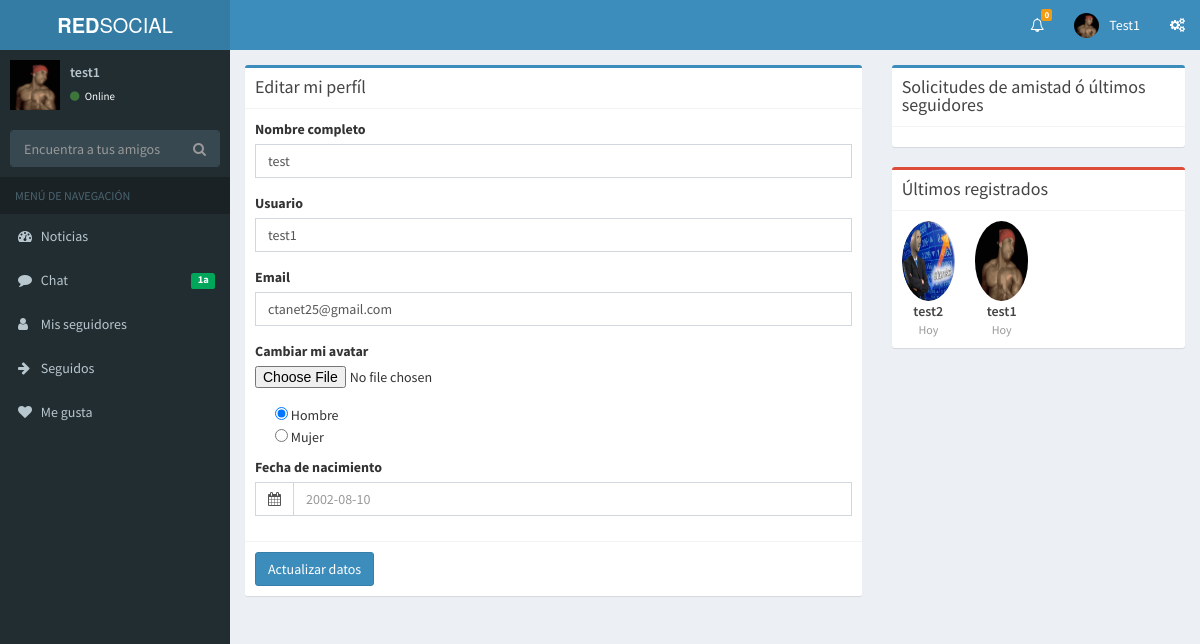
Screenshot of /editarperfil.php?id=7 (signed in) with the database file from the repository.
### tables this page shows
CREATE TABLE `usuarios` (
  `id_use` int(11) NOT NULL,
  `nombre` varchar(100) NOT NULL,
  `usuario` varchar(100) NOT NULL,
  `contrasena` varchar(100) NOT NULL,
  `nacimiento` date NOT NULL DEFAULT '2000-01-01',
  `avatar` varchar(200) NOT NULL,
  `email` varchar(100) NOT NULL,
  `sexo` varchar(10) NOT NULL DEFAULT 'Nin',
  `fecha_reg` datetime NOT NULL,
  `verificado` int(11) NOT NULL DEFAULT 0,
  `privada` int(1) NOT NULL DEFAULT 0
);

### editarperfil.php (the view, shortened to what this page needs)
<?php
include 'lib/config.php';
include 'lib/socialnetwork-lib.php';
?>
<!DOCTYPE html>
<htmL>
<head>
  <link rel="stylesheet" href="bootstrap/css/bootstrap.min.css">
  <link rel="stylesheet" href="https://cdnjs.cloudflare.com/ajax/libs/font-awesome/4.5.0/css/font-awesome.min.css">
  <link rel="stylesheet" href="https://cdnjs.cloudflare.com/ajax/libs/ionicons/2.0.1/css/ionicons.min.css">
  <link rel="stylesheet" href="dist/css/AdminLTE.min.css">
  <link rel="stylesheet" href="dist/css/skins/_all-skins.min.css">
</head>
<body class="hold-transition skin-blue sidebar-mini">
<div class="wrapper">
<?php echo Headerb (); ?>
<?php echo Side (); ?>
<?php
if(isset($_GET['id']))
{
$id = mysqli_real_escape_string($connect,$_GET['id']);
$miuser = mysqli_query($connect,"SELECT * FROM usuarios WHERE id_use = '$id'");
$use = mysqli_fetch_array($miuser);
?>
  <div class="content-wrapper">
    <section class="content">
      <div class="row">
        <div class="col-md-8">
          <div class="box box-primary">
            <div class="box-header with-border">
              <h3 class="box-title">Editar mi perfíl</h3>
            </div>
            <form role="form" method="post" action="" enctype="multipart/form-data">
              <div class="box-body">
                <div class="form-group">
                  <label for="exampleInputEmail1">Nombre completo</label>
                  <input type="text" name="nombre" class="form-control" placeholder="Nombre completo" value="<?php echo $use['nombre'];?>">
                </div>
                <div class="form-group">
                  <label for="exampleInputEmail1">Usuario</label>
                  <input type="text" name="usuario" class="form-control" placeholder="Usuario" value="<?php echo $use['usuario'];?>">
                </div>
                <div class="form-group">
                  <label for="exampleInputEmail1">Email</label>
                  <input type="text" name="email" class="form-control" placeholder="Email" value="<?php echo $use['email'];?>">
                </div>
                <div class="form-group">
                  <label for="exampleInputFile">Cambiar mi avatar</label>
                  <input type="file" name="avatar">
                </div>
                <div class="checkbox">
                  <label>
                    <input type="radio" value="H" name="sexo" <?php if($use['sexo'] == 'H') { echo 'checked'; } ?>> Hombre <br>
                    <input type="radio" value="M" name="sexo" <?php if($use['sexo'] == 'M') { echo 'checked'; } ?>> Mujer
                  </label>
                </div>
              <div class="form-group">
                <label>Fecha de nacimiento</label>
                <div class="input-group">
                  <div class="input-group-addon">
                    <i class="fa fa-calendar"></i>
                  </div>
                  <input type="text" name="nacimiento" placeholder="<?php echo $use['nacimiento'];?>" class="form-control" data-inputmask="'alias': 'yyyy-mm-dd'" data-mask >
                </div>
              </div>
              </div>
              <div class="box-footer">
                <button type="submit" name="actualizar" class="btn btn-primary">Actualizar datos</button>
              </div>
            </form>
          </div>
        </div>
        <div class="col-md-4">
          <div class="box box-primary">
            <div class="box-header with-border">
              <h3 class="box-title">Solicitudes de amistad ó últimos seguidores</h3>
            </div>
            <div class="box-body">
          </div>
          </div>
        </div>
        <div class="col-md-4">
              <div class="box box-danger">
                <div class="box-header with-border">
                  <h3 class="box-title">Últimos registrados</h3>
                </div>
                <div class="box-body no-padding">
                  <ul class="users-list clearfix">
                  <?php $registrados = mysqli_query($connect,"SELECT avatar,usuario,fecha_reg,id_use FROM usuarios order by id_use desc limit 8");
                  while($reg=mysqli_fetch_array($registrados))
                  {
                  ?>
                    <li>
                      <img src="avatars/<?php echo $reg['avatar']; ?>" alt="User Image">
                      <a class="users-list-name" href="perfil.php?id=<?php echo $reg['id_use'];?>"><?php echo $reg['usuario']; ?></a>
                      <span class="users-list-date">Hoy</span>
                    </li>
                  <?php
                  }
                  ?>
                  </ul>
                </div>
              </div>
            </div>
      </div>
    </section>
  </div>
</div>
</body>
</html>
<?php } ?>

### lib/socialnetwork-lib.php (shortened to what this page needs)
<?php
function Headerb ()
{
?>
<header class="main-header">
    <a href="index.php" class="logo">
      <span class="logo-lg"><b>RED</b>SOCIAL</span>
    </a>
    <nav class="navbar navbar-static-top">
      <div class="navbar-custom-menu">
        <ul class="nav navbar-nav">
          <?php
          include 'lib/config.php';
          $contadorcuant = mysqli_query($connect,"SELECT * FROM notificaciones WHERE user2 = '".$_SESSION['id']."' AND leido = '0' ORDER BY id_not desc");
          $cuantas = mysqli_num_rows($contadorcuant);
          ?>
          <li class="dropdown notifications-menu">
            <a href="#" class="dropdown-toggle" data-toggle="dropdown">
              <i class="fa fa-bell-o"></i>
              <span class="label label-warning"><?php echo $cuantas; ?></span>
            </a>
          </li>
          <?php
          include 'lib/config.php';
          $upvn=mysqli_query($connect,"SELECT * FROM usuarios WHERE id_use ='".$_SESSION['id']."'");
          $up=mysqli_fetch_array($upvn);
          ?>
          <li class="dropdown user user-menu">
            <a href="#" class="dropdown-toggle" data-toggle="dropdown">
              <img src="avatars/<?php echo $up['avatar']; ?>" class="user-image" alt="User Image">
              <span class="hidden-xs"><?php echo ucwords($up['usuario']); ?></span>
            </a>
          </li>
          <li>
            <a * data-toggle="control-sidebar"><i class="fa fa-gears"></i></a>
          </li>
        </ul>
      </div>
    </nav>
  </header>
<?php
}
?>
<?php
function Side ()
{
?>
  <aside class="main-sidebar">
    <section class="sidebar">
      <div class="user-panel">
        <div class="pull-left">
          <?php
          include 'lib/config.php';
          $upvn=mysqli_query($connect,"SELECT * FROM usuarios WHERE id_use ='".$_SESSION['id']."'");
          $up=mysqli_fetch_array($upvn);
          ?>
          <img src="avatars/<?php echo $up['avatar']; ?>" width="50" alt="User Image">
        </div>
        <div class="pull-left info">
          <p ><a href="perfil.php?id=<?php echo $_SESSION['id'];?>"><?php echo $up['usuario']; ?></a></p>
          <a href=""><i class="fa fa-circle text-success"></i> Online</a>
        </div>
      </div>
      <form action="#" method="get" class="sidebar-form">
        <div class="input-group">
          <input type="text" name="q" class="form-control" placeholder="Encuentra a tus amigos">
              <span class="input-group-btn">
                <button type="submit" name="search" id="search-btn" class="btn btn-flat"><i class="fa fa-search"></i>
                </button>
              </span>
        </div>
      </form>
      <ul class="sidebar-menu">
        <li class="header">MENÚ DE NAVEGACIÓN</li>
        <li>
          <a href="index.php">
            <i class="fa fa-dashboard"></i> <span>Noticias</span>
          </a>
        </li>
        <li>
          <a href="chats.php">
            <i class="fa fa-comment"></i> <span>Chat</span>
            <span class="pull-right-container">
              <small class="label pull-right bg-green">1a</small>
            </span>
          </a>
        </li>
        <li>
          <a href="index.php">
            <i class="fa fa-user"></i> <span>Mis seguidores</span>
          </a>
        </li>
        <li>
          <a href="index.php">
            <i class="fa fa-arrow-right"></i> <span>Seguidos</span>
          </a>
        </li>
        <li>
          <a href="index.php">
            <i class="fa fa-heart"></i> <span>Me gusta</span>
          </a>
        </li>
          </ul>
    </section>
  </aside>
<?php
}
?>

### rows the page displays
usuarios: avatar (picture), usuario "Test1", usuario "test1", nombre "test", email "ctanet25@gmail.com", sexo "☑ Hombre Mujer", nacimiento "2002-08-10"
usuarios: avatar (picture), usuario "test2"

### other values shown
$cuantas "0"
